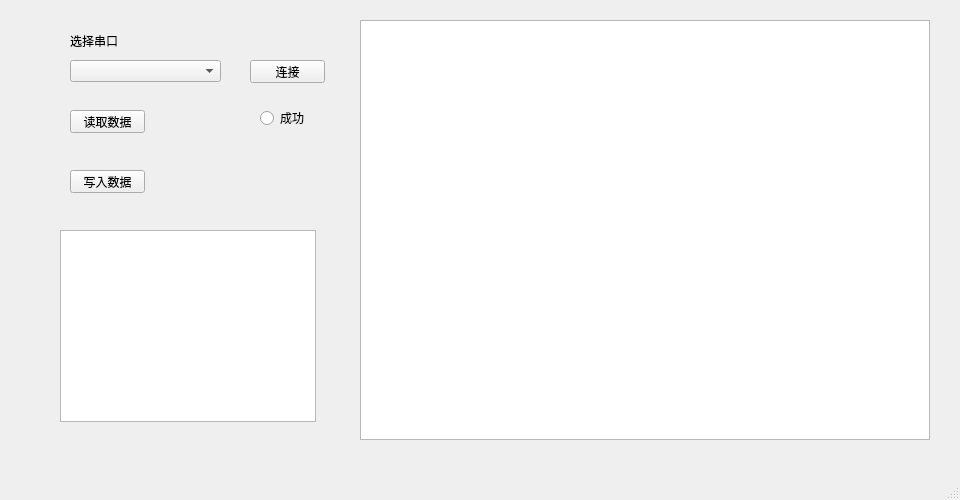
<?xml version="1.0" encoding="UTF-8"?>
<ui version="4.0">
 <class>MainWindow</class>
 <widget class="QMainWindow" name="MainWindow">
  <property name="geometry">
   <rect>
    <x>0</x>
    <y>0</y>
    <width>960</width>
    <height>500</height>
   </rect>
  </property>
  <property name="windowTitle">
   <string>电控手柄调整</string>
  </property>
  <widget class="QWidget" name="centralwidget">
   <widget class="QPushButton" name="pushButton">
    <property name="geometry">
     <rect>
      <x>70</x>
      <y>110</y>
      <width>75</width>
      <height>23</height>
     </rect>
    </property>
    <property name="text">
     <string>读取数据</string>
    </property>
   </widget>
   <widget class="QPushButton" name="pushButton_2">
    <property name="geometry">
     <rect>
      <x>70</x>
      <y>170</y>
      <width>75</width>
      <height>23</height>
     </rect>
    </property>
    <property name="text">
     <string>写入数据</string>
    </property>
   </widget>
   <widget class="QRadioButton" name="radioButton">
    <property name="geometry">
     <rect>
      <x>260</x>
      <y>110</y>
      <width>89</width>
      <height>16</height>
     </rect>
    </property>
    <property name="text">
     <string>成功</string>
    </property>
   </widget>
   <widget class="QPushButton" name="pushButton_3">
    <property name="geometry">
     <rect>
      <x>250</x>
      <y>60</y>
      <width>75</width>
      <height>23</height>
     </rect>
    </property>
    <property name="text">
     <string>连接</string>
    </property>
   </widget>
   <widget class="QComboBox" name="comboBox">
    <property name="geometry">
     <rect>
      <x>70</x>
      <y>60</y>
      <width>151</width>
      <height>22</height>
     </rect>
    </property>
   </widget>
   <widget class="QGraphicsView" name="graphicsView">
    <property name="geometry">
     <rect>
      <x>360</x>
      <y>20</y>
      <width>570</width>
      <height>420</height>
     </rect>
    </property>
   </widget>
   <widget class="QLabel" name="label">
    <property name="geometry">
     <rect>
      <x>70</x>
      <y>30</y>
      <width>91</width>
      <height>21</height>
     </rect>
    </property>
    <property name="text">
     <string>选择串口</string>
    </property>
   </widget>
   <widget class="QTableWidget" name="tableWidget">
    <property name="geometry">
     <rect>
      <x>60</x>
      <y>230</y>
      <width>256</width>
      <height>192</height>
     </rect>
    </property>
   </widget>
  </widget>
  <widget class="QMenuBar" name="menubar">
   <property name="geometry">
    <rect>
     <x>0</x>
     <y>0</y>
     <width>960</width>
     <height>23</height>
    </rect>
   </property>
  </widget>
  <widget class="QStatusBar" name="statusbar"/>
 </widget>
 <resources/>
 <connections/>
</ui>
